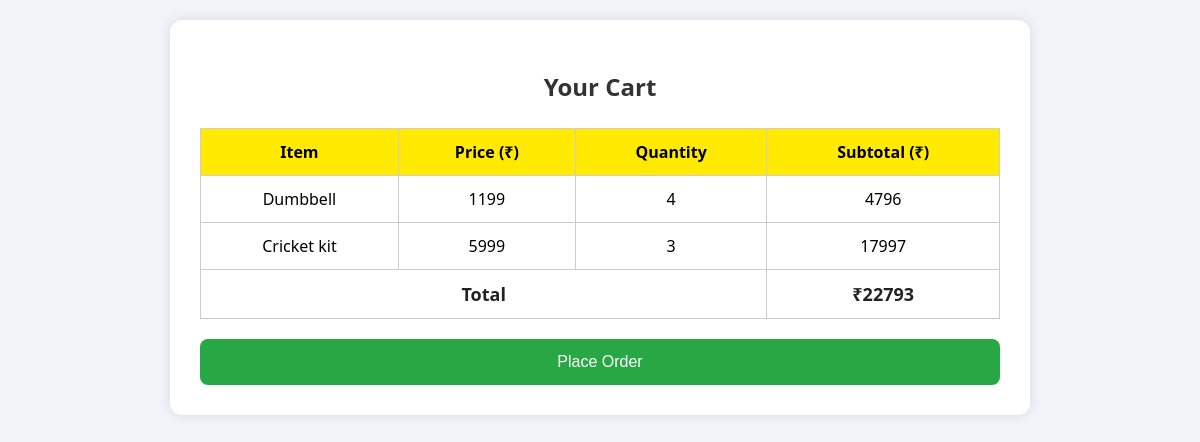
The app's page /PHP/Chechkout.php (signed in) with its own data.
### tables this page shows
CREATE TABLE `cart` (
  `id` int(11) NOT NULL,
  `user_id` int(11) DEFAULT NULL,
  `product_id` int(11) DEFAULT NULL,
  `quantity` int(11) DEFAULT 1
);

CREATE TABLE `product` (
  `id` int(3) NOT NULL,
  `name` varchar(30) NOT NULL,
  `price` int(6) NOT NULL,
  `description` varchar(1000) NOT NULL,
  `image` varchar(50) NOT NULL,
  `category` varchar(50) NOT NULL
);

### PHP/Chechkout.php (the view, shortened to what this page needs)
<?php
$connection = mysqli_connect("localhost", "root", "", "sports_store_sem2");
$user_id = $_SESSION['user_id'];
$query = "SELECT c.id as cart_id, p.name, p.price, c.quantity
          FROM cart c
          JOIN product p ON c.product_id = p.id
          WHERE c.user_id = $user_id";
$result = mysqli_query($connection, $query);
$total = 0;
?>
<!DOCTYPE html>
<html>
<head>
</head>
<body>
<div class="container">
    <h2>Your Cart</h2>
    <form action="placeOrder.php" method="POST">
        <table>
            <tr>
                <th>Item</th>
                <th>Price (₹)</th>
                <th>Quantity</th>
                <th>Subtotal (₹)</th>
            </tr>
            <?php while ($row = mysqli_fetch_assoc($result)):
                $subtotal = $row['price'] * $row['quantity'];
                $total += $subtotal;
            ?>
                <tr>
                    <td><?= htmlspecialchars($row['name']) ?></td>
                    <td><?= $row['price'] ?></td>
                    <td><?= $row['quantity'] ?></td>
                    <td><?= $subtotal ?></td>
                </tr>
            <?php endwhile; ?>
            <tr>
                <td colspan="3" class="total">Total</td>
                <td class="total">₹<?= $total ?></td>
            </tr>
        </table>
        <button type="submit" class="place-order-btn">Place Order</button>
    </form>
</div>
</body>
</html>

### PHP/Chechkout.php (style rules this page uses)
body { font-family: 'Segoe UI', sans-serif; background: #f0f4f8; margin: 0; padding: 20px; }
.container { max-width: 800px; margin: auto; background: white; padding: 30px; border-radius: 12px; box-shadow: 0 0 12px rgba(0,0,0,0.1); }
h2 { text-align: center; color: #333; }
table { width: 100%; border-collapse: collapse; margin-top: 25px; }
th, td { border: 1px solid #ccc; padding: 12px; text-align: center; }
th { background:rgb(255, 234, 0); color: black; }
.total { font-weight: bold; color: #222; font-size: 18px; }
.place-order-btn { display: block; width: 100%; padding: 14px; font-size: 16px; background-color: #28a745; color: white; border: none; border-radius: 8px; margin-top: 20px; cursor: pointer; }

### records on screen
cart: product.name "Dumbbell", product.price "1199", quantity "4", subtotal "4796"
cart: product.name "Cricket kit", product.price "5999", quantity "3", subtotal "17997"

### other values on screen
$total "22793"
